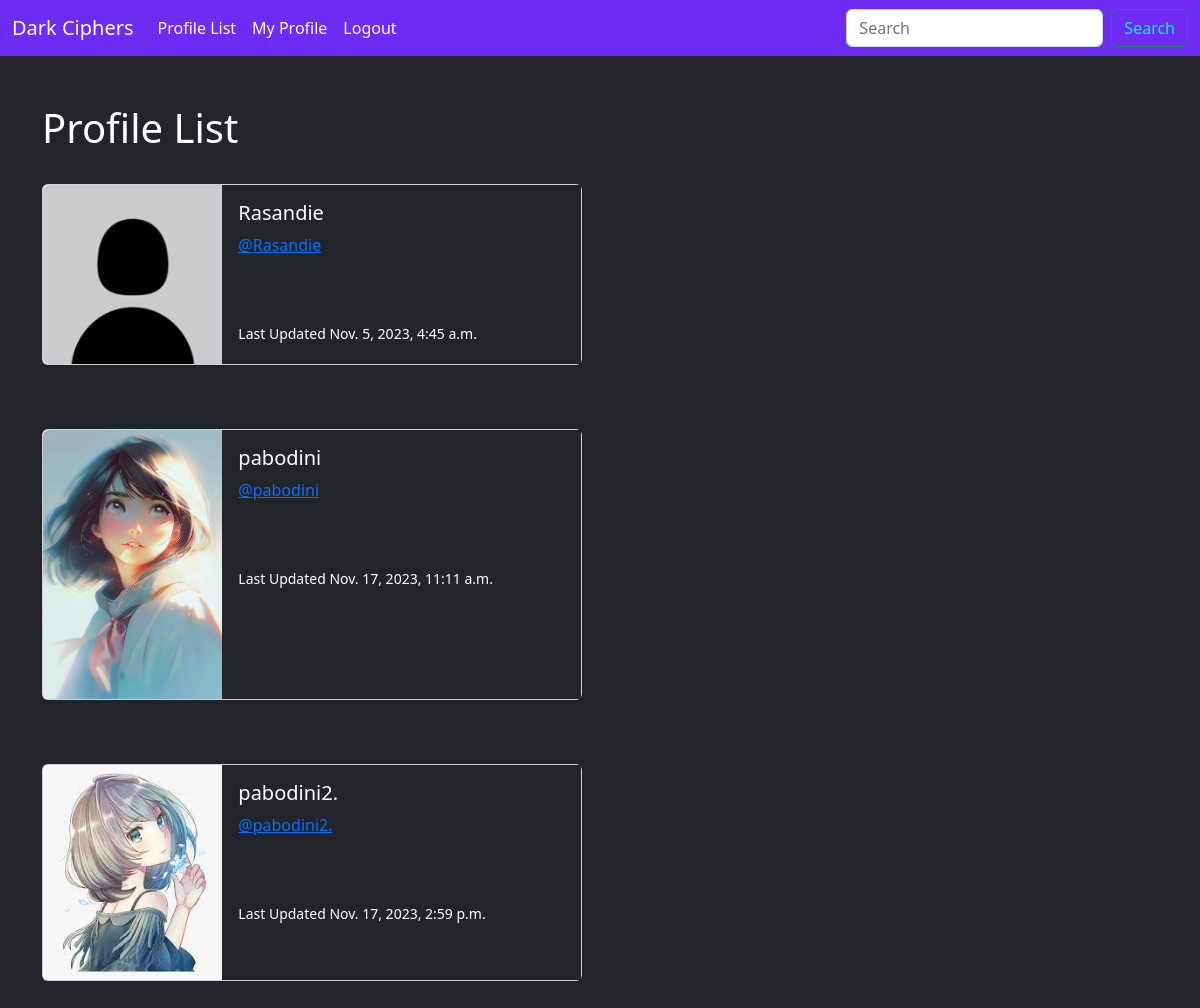
Screenshot of /profile_list/ (signed in) with the database file from the repository.
### musker/models.py (models this page shows, shortened)
class Profile(models.Model):
    user = models.OneToOneField(User, on_delete=models.CASCADE)  # Cascade is used to delete everything underneath
    follows = models.ManyToManyField("self",
                                     related_name="Followed_by",
                                     symmetrical=False,  # Users dont HAVE to always follow each other.
                                     blank=True)  # You dont have to always follow someone
    date_modified = models.DateTimeField(User, auto_now=True)
    profile_image = models.ImageField(null = True, blank = True, upload_to = "images/")

### musker/views.py (the view)
# urls.py: path('profile_list/', views.profile_list, name='profile_list'),
def profile_list(request):
    if request.user.is_authenticated:
        profiles = Profile.objects.exclude(user=request.user)
        return render(request, 'profile_list.html', {"profiles": profiles})
    else:
        messages.success(request, ("You Must Be Logged In to View This Page..."))
        return redirect('home')

### musker/templates/profile_list.html
{% extends 'base.html' %}
{% load static %}
{% block content %}
<h1>Profile List</h1>
<br/>
{% if profiles %}
    {% for profile in profiles %}
       <div class="card mb-3" style="max-width: 540px;">
  <div class="row g-0">
    <div class="col-md-4">
      {% if profile.profile_image %}
      <img src = "{{ profile.profile_image.url }}" width=200 height=200 class = "img-fluid rounded-start" alt = "{{profile.user.username}}">
      {% else %}
      <img src="{% static 'images/default_pic.jpg' %}" class="img-fluid rounded-start" alt="Profile Picture">
      {% endif %}
    </div>
    <div class="col-md-8" style = "background-color: #212529;">
      <div class="card-body">
        <h5 class="card-title">{{ profile.user.username }}</h5>
        <p class="card-text"><a href="{% url 'profile' profile.user.id %}">@{{ profile.user.username }}</a></p>
        <br/><br/>
        <p class="card-text"><small class="text-body-secondary">Last Updated {{profile.date_modified}}</small></p>
      </div>
    </div>
  </div>
</div>
<br/><br/>
    {% endfor %}
{% endif %}
{% endblock %}

### musker/templates/base.html (style rules this page uses)
body { background-color: #212529; color: white; }

### rows the page displays
Profile: user.username "Rasandie", date_modified "Nov. 5, 2023, 4:45 a.m."
Profile: profile_image (picture), user.username "pabodini", date_modified "Nov. 17, 2023, 11:11 a.m."
Profile: profile_image (picture), user.username "pabodini2.", date_modified "Nov. 17, 2023, 2:59 p.m."
